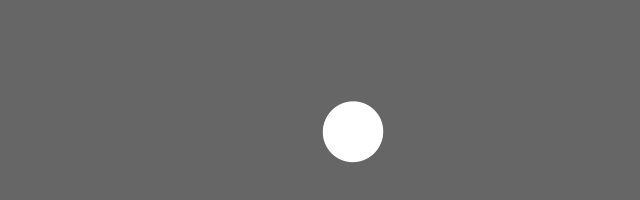
Frame 1 (no input)
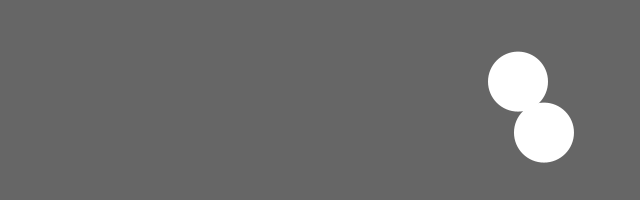
Frame 60 (the mouse pressed at the canvas centre just before this capture)
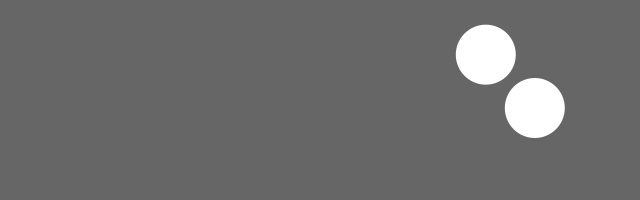
Frame 120 (the mouse held since frame 60 and released just before this capture)

The Processing sketch that drew these frames (run headless with seeded random() and noise(); from frame 60 on, the mouse is pressed at the canvas centre):

// Processing sketch: Bounce_a
// ── Bounce_a.pde
/**
 * Bounce. 
 * 
 * When the shape hits the edge of the window, it reverses its direction. 
 */
 
int size = 60;       // Width of the shape
float xpos, ypos;    // Starting position of shape    

float xspeed = 2.8;  // Speed of the shape
float yspeed = 2.2;  // Speed of the shape

int xdirection = 1;  // Left or Right
int ydirection = 1;  // Top to Bottom



int size1 = 60;       // Width of the shape
float xpos1, ypos1;    // Starting position of shape    

float xspeed1 = random(5);  // Speed of the shape
float yspeed1 = random(5);  // Speed of the shape

int xdirection1 = 1;  // Left or Right
int ydirection1 = 1;  // Top to Bottom



void setup() 
{
  size(640, 200);
  noStroke();
  frameRate(30);
  smooth();
  // Set the starting position of the shape
  xpos = xpos1 = width/2;
  ypos = ypos1 = height/2;
}

void draw() 
{
  background(102);
  
  // Update the position of the shape
  xpos = xpos + ( xspeed * xdirection );
  ypos = ypos + ( yspeed * ydirection );
  xpos1 = xpos1 + ( xspeed1 * xdirection1 );
  ypos1 = ypos1 + ( yspeed1 * ydirection1 );
  
  // Test to see if the shape exceeds the boundaries of the screen
  // If it does, reverse its direction by multiplying by -1
  if (xpos > width-size || xpos < 0) {
    xdirection *= -1;
  }
  if (ypos > height-size || ypos < 0) {
    ydirection *= -1;
  }

  if (xpos1 > width-size || xpos1 < 0) {
    xdirection1 *= -1;
  }
  if (ypos1 > height-size || ypos1 < 0) {
    ydirection1 *= -1;
  }


  // Draw the shape
  ellipse(xpos+size/2, ypos+size/2, size, size);
  ellipse(xpos1+size/2, ypos1+size/2, size, size);
}
